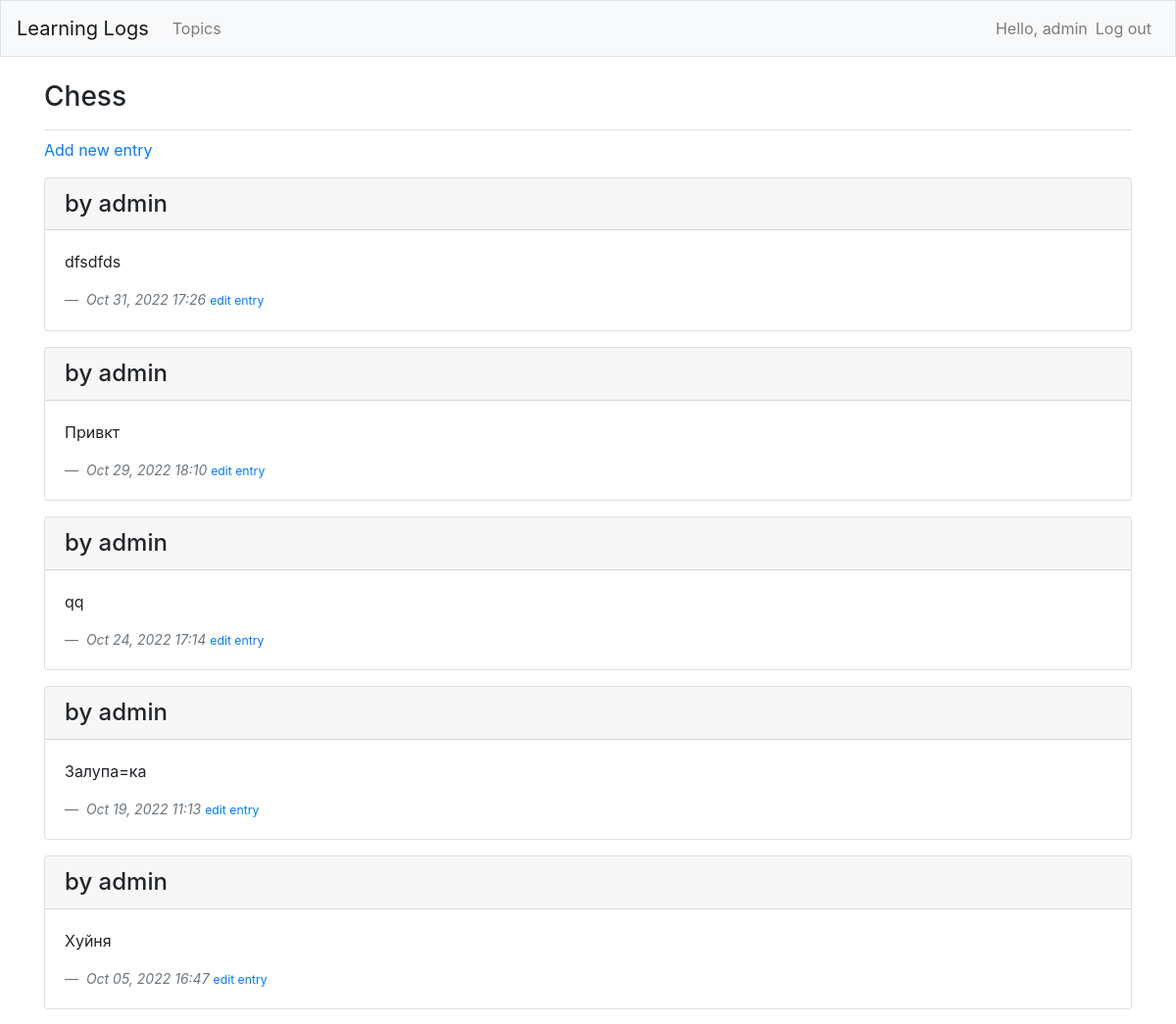
Before: /topics/1/ (signed in, upper part) with the older database file.
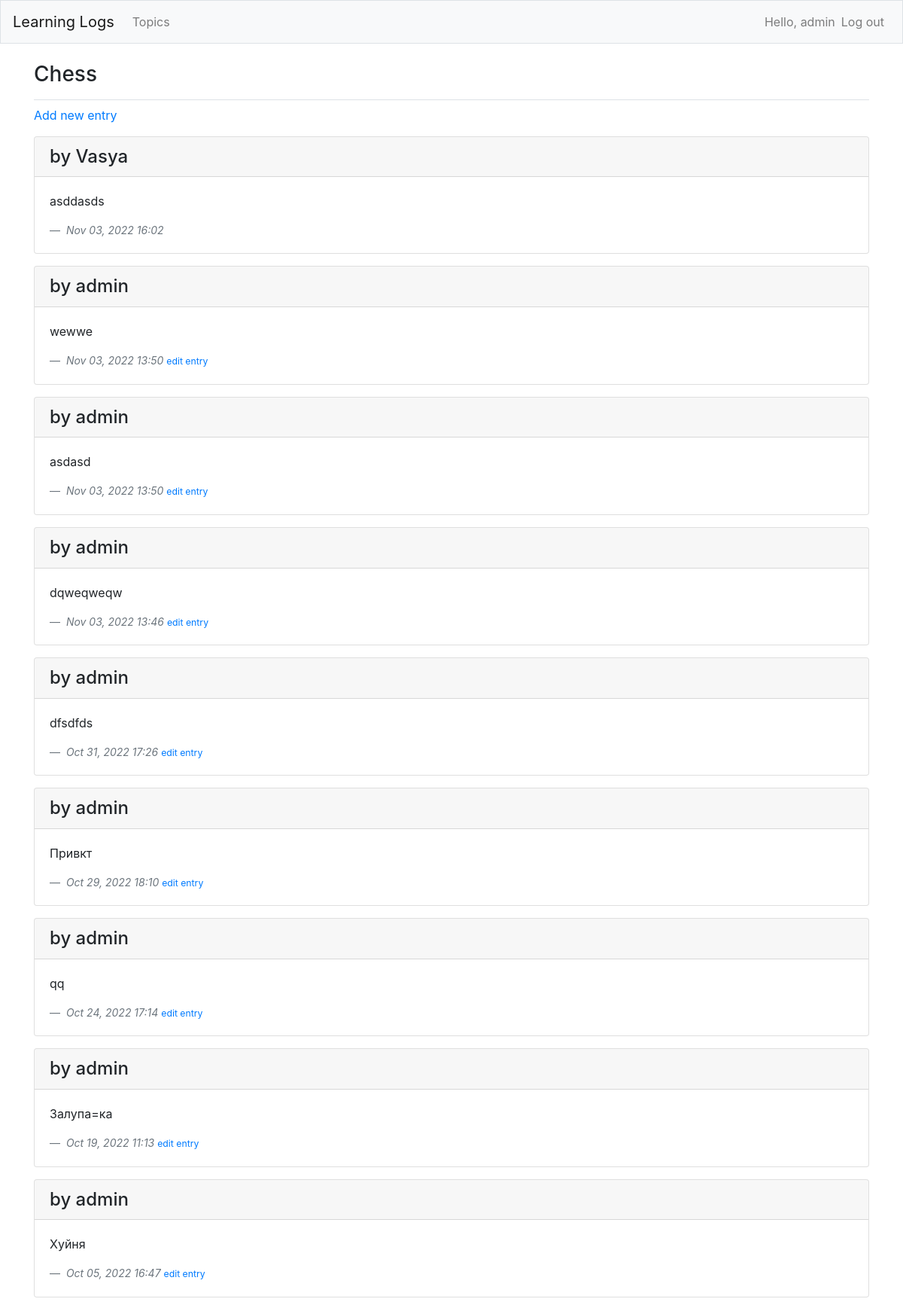
After: the same page with the newer database file.
### learning_logs/models.py (models this page shows, shortened)
class Topic(models.Model):
    text = models.CharField(max_length = 200)
    date_added = models.DateTimeField(auto_now_add=True)
    owner = models.ForeignKey(User, on_delete=models.CASCADE)
    def __str__(self) -> str:
        return self.text

class Entry(models.Model):
    topic = models.ForeignKey(Topic, on_delete=models.CASCADE)
    text = models.TextField()
    date_added = models.DateTimeField(auto_now_add=True)
    owner = models.ForeignKey(User, on_delete=models.CASCADE)
    image = models.ImageField(upload_to='images')
    class Meta:
        verbose_name_plural = 'entries'

### learning_logs/views.py (the view)
# urls.py: path('topics/<int:topic_id>/', views.topic, name='topic'), # Page with an addition information about topic
@login_required
def topic(request, topic_id):
    topic = Topic.objects.get(id=topic_id)
    entries = topic.entry_set.order_by('-date_added')
    for entry in entries:
        print(entry.image)
    owned_entries = topic.entry_set.filter(owner=request.user).order_by('-date_added')
    context = {'topic': topic, 'entries': entries, 'owned_entries': owned_entries}
    return render(request, 'learning_logs/topic.html', context)

### learning_logs/templates/learning_logs/topic.html (shortened to what this page needs)
{% extends 'learning_logs/base.html' %}
{% block page_header %}
  <h3>{{ topic }}</h3>
{% endblock page_header %}
{% block content %}
<p>
  <a href="{% url 'learning_logs:new_entry' topic.id %}">Add new entry</a>
</p>
{% for entry in entries %}
  <div class="card mb-3">
    <h4 class="card-header">
      by {{ entry.owner }}
    </h4>
    <div class='card-body'>
      {{ entry.text|linebreaks }}
      <footer class="blockquote-footer ">
        <cite title="Date">{{ entry.date_added|date:'M d, Y H:i' }} </cite>
        {% if entry in owned_entries %}
          <small class="text-end"><a href="{% url 'learning_logs:edit_entry' entry.id%}">edit entry</a></small>
        {% endif %}
      </footer>
    </div>
  </div>
{% empty %}
  <p>There are no entries for this topic yet!</p>
{% endfor %}
{% endblock content %}

### learning_logs/templates/learning_logs/base.html (shortened to what this page needs)
{% load bootstrap4 %}
<!DOCTYPE html>
<html lang="en">
<head>
  {% bootstrap_css %}
</head>
<body>
  <nav class="navbar navbar-expand-md navbar-light bg-light mb-4 border">
    <a class="navbar-brand" href="{% url 'learning_logs:index' %}">Learning Logs</a>
    <div class="collapse navbar-collapse" id="navbarCollapse">
      <ul class="navbar-nav mr-auto">
        <li class="nav-item">
          <a class="nav-link" href="{% url 'learning_logs:topics' %}">Topics</a>
        </li>
      </ul>
      <ul class="navbar-nav ml-auto">
        {% if user.is_authenticated %}
          <li class="nav-item">
            <span class="navbar-text">Hello, {{ user.username }}</span>
          </li>
          <li class="nav-item">
            <a class="nav-link" href="{% url 'users:logout' %}">Log out</a>
          </li>
        {% endif %}
      </ul>
    </div>
  </nav>
  <main role="main" class="container">
    <div class="pb-2 mb-2 border-bottom">
      {% block page_header %}{% endblock page_header %}
    </div>
    <div>
      {% block content  %}{% endblock content %}
    </div>
  </main>
</body>
</html>

Changed rows visible on the page:
added Entry: owner "Vasya", text "asddasds", date_added "Nov 03, 2022 16:02"
added Entry: owner "admin", text "wewwe", date_added "Nov 03, 2022 13:50", shows "edit entry"
added Entry: owner "admin", text "asdasd", date_added "Nov 03, 2022 13:50", shows "edit entry"
added Entry: owner "admin", text "dqweqweqw", date_added "Nov 03, 2022 13:46", shows "edit entry"
